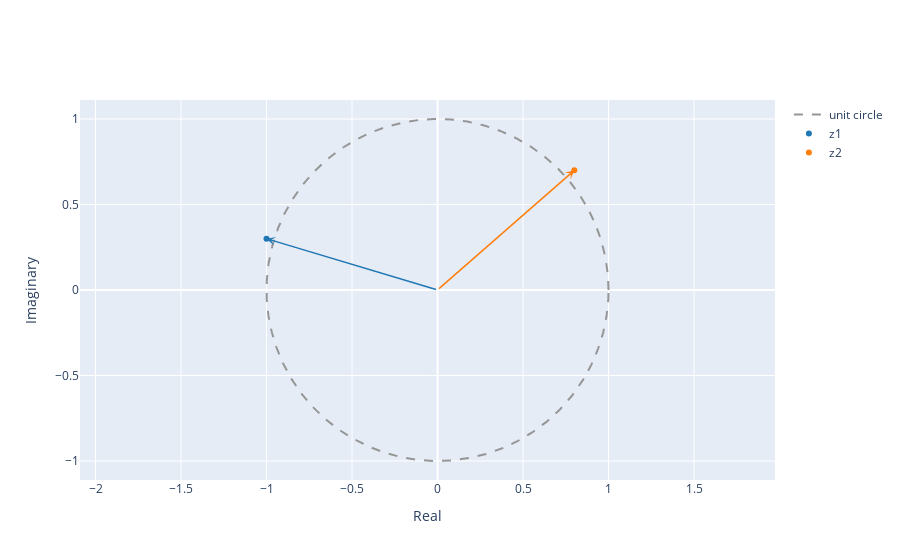

The notebook cell saved with this chart:
### Markdown cell above
# **Exercises**

**1. Complex Numbers**

To exercise your understanding of complex numbers, do the following:

1.1. Define $z_1 = -1+j0.3$ and $z_2 = 0.8+j0.7$. Enter these in Python and plot them as points and vectors in the complex plane.

### Code cell
z1 = -1 + 0.3j
z2 = 0.8 + 0.7j
plot_complex([z1, z2], name=['z1','z2'])

### Figure 1 — Plotly figure (JSON) as saved in the notebook; plotly's stock layout.template omitted (floating-point values rounded to 4 significant figures; data arrays with more than 128 entries replaced by an {"elided": "..."} marker saying what was removed)
{"data": [{"line": {"color": "rgb(150,150,150)", "dash": "dash", "shape": "linear"}, "mode": "lines", "name": "unit circle", "type": "scatter", "x": {"elided": "1000 float values"}, "y": {"elided": "1000 float values"}}, {"marker": {"color": "#1f77b4"}, "mode": "markers", "name": "z1", "type": "scatter", "x": [-1], "y": [0.3]}, {"marker": {"color": "#ff7f0e"}, "mode": "markers", "name": "z2", "type": "scatter", "x": [0.8], "y": [0.7]}], "layout": {"annotations": [{"arrowcolor": "#1f77b4", "arrowhead": 3, "arrowwidth": 1.5, "ax": 0, "axref": "x", "ay": 0, "ayref": "y", "showarrow": true, "text": "", "x": -1, "y": 0.3}, {"arrowcolor": "#ff7f0e", "arrowhead": 3, "arrowwidth": 1.5, "ax": 0, "axref": "x", "ay": 0, "ayref": "y", "showarrow": true, "text": "", "x": 0.8, "y": 0.7}], "xaxis": {"title": {"text": "Real"}}, "yaxis": {"scaleanchor": "x", "scaleratio": 1, "title": {"text": "Imaginary"}}}}
